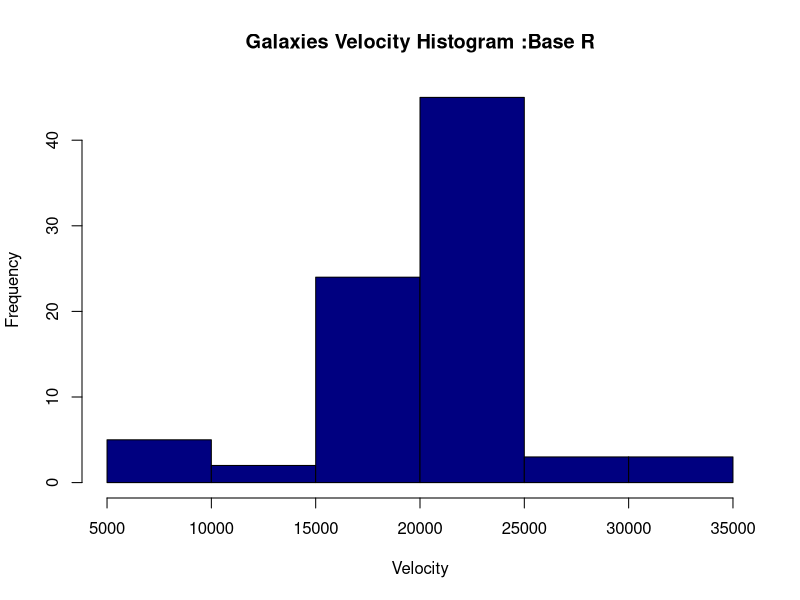
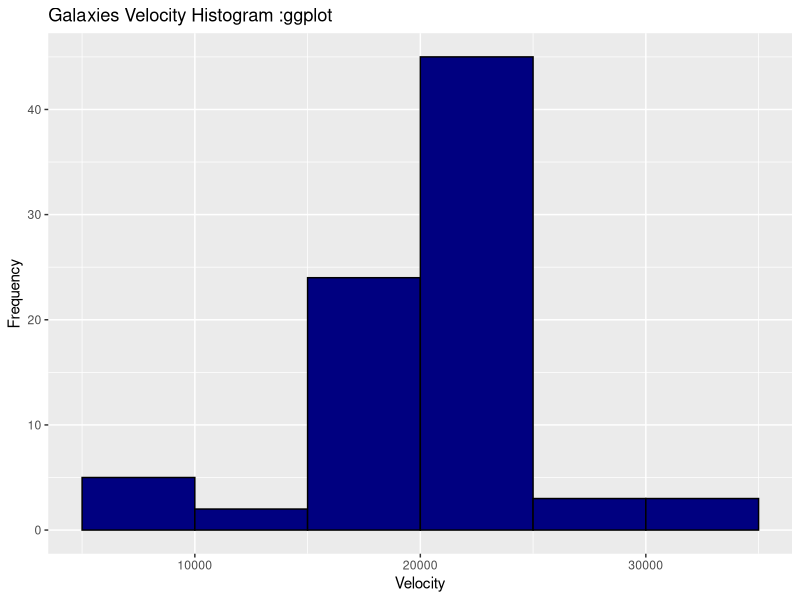
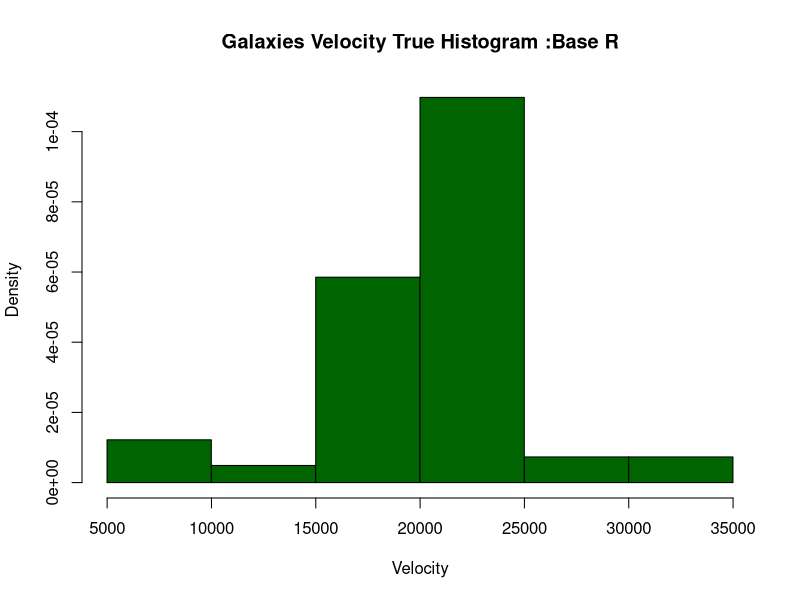
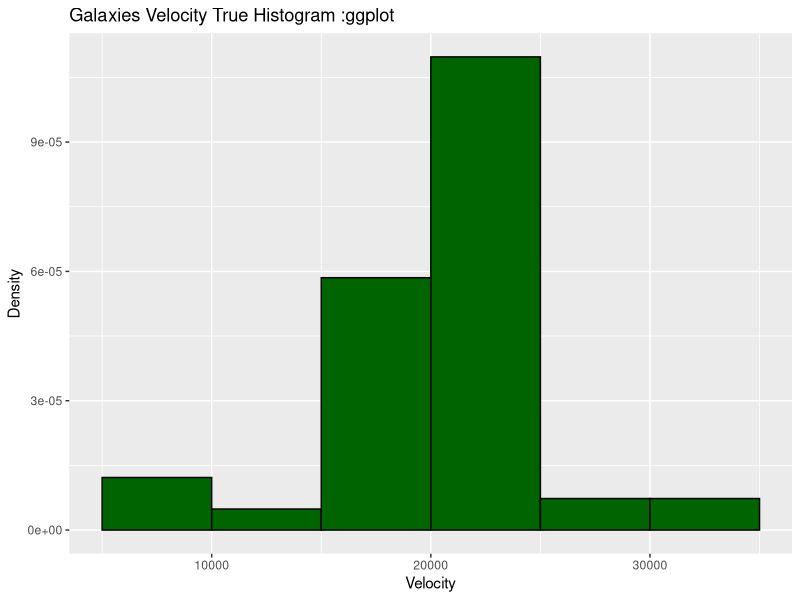
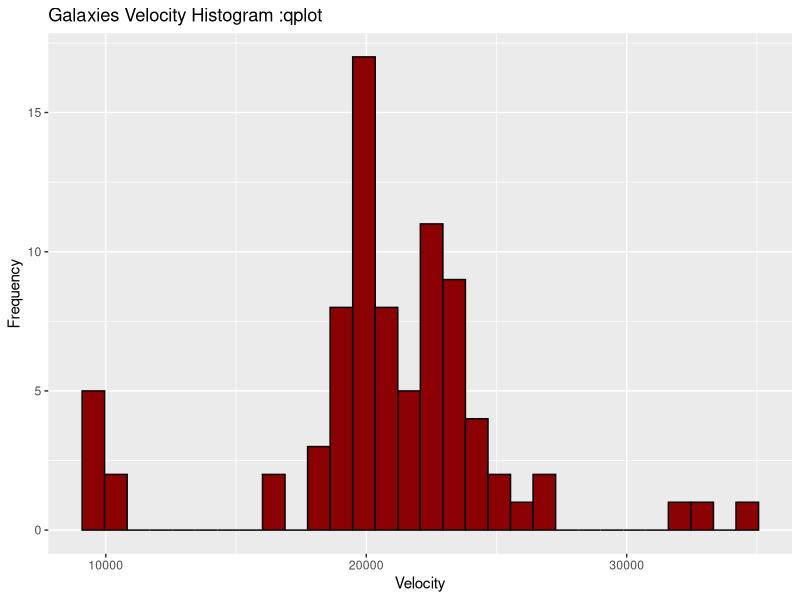
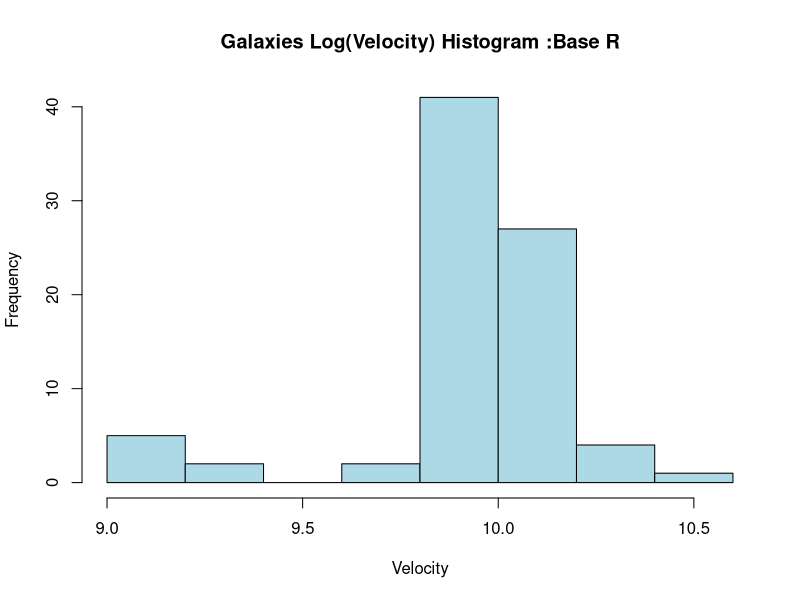
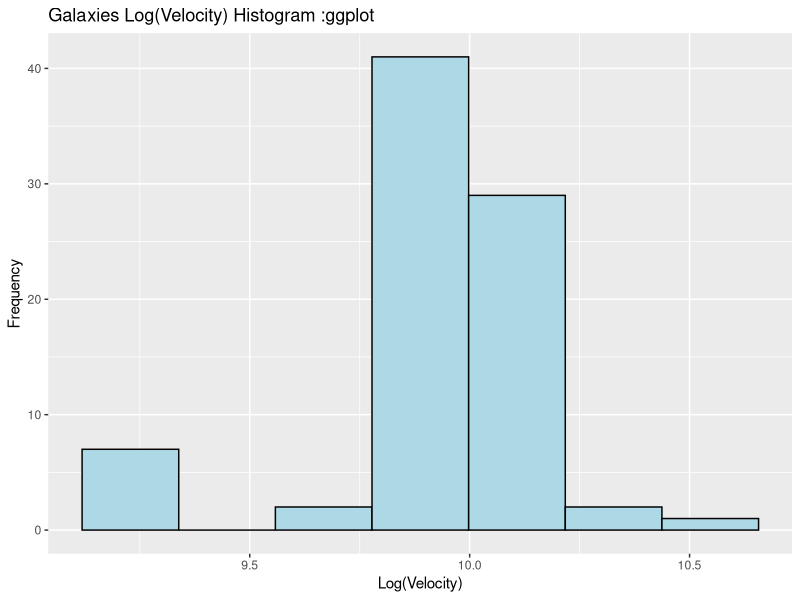
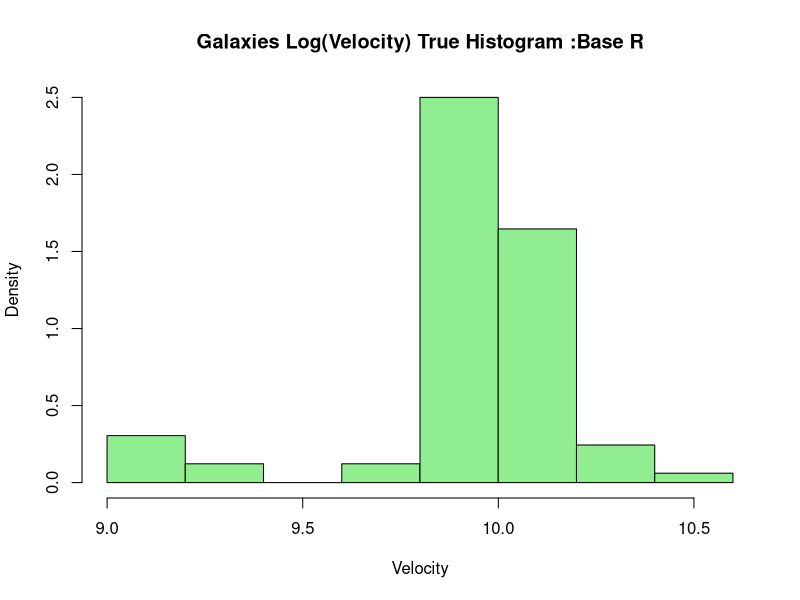

Source code (R) for these figures, in order:
## ---- chunk 1
knitr::opts_chunk$set(message=F,warning=F,echo=F,fig_height=10,fig_width=7,cache = F)
## ---- chunk 2
#loading necessary libraries
library(MASS)
data(galaxies, package = "MASS")
library(ggplot2)

galaxies[78]
galaxies[78] <- 26960

#quick peak at the data
#head(galaxies)
#help("galaxies")
#galaxies[78]
galaxies[78] <- 26960

#Creating a dataframe from the galaxies dataset
galaxy.velocity <- galaxies[1:length(galaxies)]

#Figure: 1a.1-Histogram
#Rstudio histogram of the galaxies dataset
hist(galaxy.velocity,
     xlab = 'Velocity',
     main = 'Galaxies Velocity Histogram :Base R',
     ylab = 'Frequency',
     col = "navyblue",freq = TRUE)
#ggplot histogram of the dataset
ggplot() + aes(galaxy.velocity,fill = I("navyblue"), color = I("black")) +
  geom_histogram(binwidth = 5000, breaks = c(seq(5000, 35000, 5000))) +
  labs(title = 'Galaxies Velocity Histogram :ggplot', x= 'Velocity', y = 'Frequency')

#Figure:1a.2-True Histrogram of the galaxies dataset
#Rstudio true histogram of the galaxies dataset
truehist(galaxy.velocity,
         xlab = 'Velocity',
         main = 'Galaxies Velocity True Histogram :Base R',
         ylab = 'Density',
         col = "darkgreen")
#ggplot true histogram of the galaxies dataset
ggplot(as.data.frame(galaxy.velocity), aes(x = galaxy.velocity, fill = I("darkgreen"), color = I("black"))) +
  geom_histogram(bins = 6, breaks=seq(5000, 35000, by=5000),aes(y = ..density..)) +
  labs(title="Galaxies Velocity True Histogram :ggplot",x = "Velocity", y = "Density")


#Figure:1a.3 - qplot
qplot(galaxy.velocity, xlab = 'Velocity', ylab = 'Frequency', 
      main = 'Galaxies Velocity Histogram :qplot', 
      fill = I("darkred"), color = I("black"))


## ---- chunk 3
#creating a new log variable 
galaxies.data <- as.data.frame(galaxies)
colnames(galaxies.data) <- "Velocity"
galaxies.data$loggalaxies <- log(galaxies.data$Velocity)


#Figure: 1b.1-Histograms
#Rstudio histogram of the log(galaxies) dataset
hist(galaxies.data$loggalaxies,
     xlab = 'Velocity',
     main = 'Galaxies Log(Velocity) Histogram :Base R',
     ylab = 'Frequency',
     col = "lightblue",freq = TRUE)
#ggplot histogram of the dataset
ggplot(galaxies.data, aes(x = loggalaxies, fill = I("lightblue"),color = I("black"))) +
       geom_histogram(bins = 7) +
       labs(x = "Log(Velocity)", y = "Frequency",
       title = "Galaxies Log(Velocity) Histogram :ggplot")

#Figure:1b.2-True Histrograms
#Rstudio true histogram of the log(galaxies) dataset
truehist(galaxies.data$loggalaxies,
         xlab = 'Velocity',
         main = 'Galaxies Log(Velocity) True Histogram :Base R',
         ylab = 'Density',
         col = "lightgreen")
#ggplot true histogram of the log(galaxies) dataset
 ggplot(galaxies.data, aes(x = loggalaxies, fill = I("lightblue"),color = I("black"))) +
        geom_histogram(bins = 7, aes(y = ..density..)) +
        labs(x = "Log(Velocity)", y = "Density",
        title = "Galaxies Log(Velocity) Histogram :ggplot") 

#Figure:1b.3 - qplot
qplot(galaxies.data$loggalaxies, xlab = 'Velocity', ylab = 'Frequency', 
      main = 'Galaxies Log(Velocity) Histogram :qplot', 
      fill = I("red"), color = I("black"))

## ---- chunk 4
# Gaussian and Rectangular methods in base R: 
under.gaussian.R <- density(galaxies.data$loggalaxies, bw = bw.nrd0(galaxies.data$loggalaxies)/2,
          kernel = "gaussian")
under.rectangular.R <- density(galaxies.data$loggalaxies, bw = bw.nrd0(galaxies.data$loggalaxies)/2,
          kernel = "rectangular")
appro.gaussian.R <- density(galaxies.data$loggalaxies, bw = bw.nrd0(galaxies.data$loggalaxies), 
          kernel = "gaussian")
appro.rectangular.R <- density(galaxies.data$loggalaxies, bw = bw.nrd0(galaxies.data$loggalaxies),
          kernel = "rectangular")
over.gaussian.R <- density(galaxies.data$loggalaxies, bw = bw.nrd0(galaxies.data$loggalaxies)*4,
          kernel = "gaussian")
over.rectangular.R <-density(galaxies.data$loggalaxies, bw = bw.nrd0(galaxies.data$loggalaxies)*4,
          kernel = "rectangular")

#Rstudio: Plotting 6 different kernel density estimates in base R
par(mfrow = c(1,2))
plot(under.gaussian.R, xlab = 'Log(Velocity)',
        ylab = 'Density', 
        main = 'Gaussian Undersmooth',
        col = "blue",
        type = "l")
plot(under.rectangular.R, xlab = 'Log(Velocity)',
        ylab = 'Density', 
        main = 'Rectangular Undersmooth',
        col = "blue",
        type = "l")
par(mfrow = c(1,2))
plot(appro.rectangular.R, xlab = 'Log(Velocity)',
        ylab = 'Density', 
        main = 'Gaussian Appropriate',
        col = "darkgreen",
        type = "l")
plot(appro.rectangular.R, xlab = 'Log(Velocity)',
        ylab = 'Density', 
        main = 'Rectangular Appropriate',
        col = "darkgreen",
        type = "l")
par(mfrow = c(1,2))
plot(over.gaussian.R, xlab = 'Log(Velocity)',
        ylab = 'Density', 
        main = 'Gaussian Oversmooth ',
        col = "red",
        type = "l")
plot(over.rectangular.R, xlab = "Log(Velocity)",
        ylab = 'Density', 
        main = 'Rectangular Oversmooth',
        col = "red",
        type = "l")

## ---- chunk 5
# ggplot: Plotting 6 different kernel density estimates in ggplot
#undersmooth gaussian and rectangular kernel plots
library(ggplot2)
library(gridExtra)
under.gaussian.gg <- ggplot() + stat_density(data = galaxies.data, kernel = "gaussian", 
               bw = (bw.nrd0(galaxies.data$loggalaxies)/2), 
               aes(x = loggalaxies, fill = I("blue"),
               color = I("black"))) +
               labs(x = 'Log(Velocity)', y = 'Density', 
               title = 'Gaussian Undersmooth')
under.rectangular.gg <- ggplot() + stat_density(data = galaxies.data, kernel = "rectangular", 
               bw = (bw.nrd0(galaxies.data$loggalaxies)/2),
               aes(x = loggalaxies, fill = I("blue"),
               color = I("black"))) +
               labs(x = 'Log(Velocity)', y = 'Density', 
               title = 'Rectangular Undersmooth')

# appropriate gaussian and rectangular kernel plots 
appro.gaussian.gg <-  ggplot() + stat_density(data = galaxies.data, kernel = "gaussian", 
               bw = bw.nrd0(galaxies.data$loggalaxies), 
               aes(x = loggalaxies,  fill = I("darkgreen"),
               color = I("black"))) +
               labs(x = 'Log(Velocity)', y = 'Density', 
               title = "Gaussian Appropriate")
appro.rectangular.gg <- ggplot() + stat_density(data = galaxies.data, kernel = "rectangular", 
               bw = bw.nrd0(galaxies.data$loggalaxies),
               aes(x = loggalaxies, fill = I("darkgreen"),
               color = I("black"))) +
               labs(x = 'VLog(Velocity)', y = 'Density', 
               title = 'Rectangle Appropriate')

# 2 oversmooth gaussian and rectangular kernel plots
over.gaussian.gg <- ggplot() + stat_density(data = galaxies.data, kernel = "gaussian", 
               bw = bw.nrd0(galaxies.data$loggalaxies)*4, 
               aes(x = loggalaxies, fill = I("red"),
               color = I("black"))) +
               labs(x = 'VLog(Velocity)', y = 'Density', 
               title = 'Gaussian Oversmooth')
over.rectangular.gg <- ggplot() + stat_density(data = galaxies.data, kernel = "rectangular", 
               bw = bw.nrd0(galaxies.data$loggalaxies)*4, 
               aes(x = loggalaxies, fill = I("red"),
               color = I("black"))) +
               labs(x = 'VLog(Velocity)', y = 'Density', 
               title = 'Rectangle Oversmooth')
# print plots
grid.arrange(under.gaussian.gg, under.rectangular.gg)
grid.arrange(appro.gaussian.gg, appro.rectangular.gg)
grid.arrange(over.gaussian.gg, over.rectangular.gg)
## ---- chunk 6
# use Mclust to get number of clusters and parameters / BIC
#install.packages("mclust")

library("mclust")
#building the model
galaxy_model1 <- Mclust(galaxies.data$Velocity)
summary(galaxy_model1, parameters=TRUE)

#density plot of the model
plot(galaxy_model1,what="density")

#BIC summary of the model
mclustBIC(galaxies.data$Velocity)

## ---- chunk 7
# importing the dataset
library(HSAUR3)
library(MASS)
library(HSAUR3)
library(KernSmooth)
library(reshape2)
library(dplyr)

data(birthdeathrates)
head(birthdeathrates)

length(birthdeathrates)
nrow(birthdeathrates)
BDRd <- bkde2D(birthdeathrates, bandwidth = sapply(birthdeathrates, dpik))
# Rstudio
contour(x=BDRd$x1, y=BDRd$x2, z=BDRd$fhat,
        main = "Countour Scatterplot of Birth Death Rates :Base R",
        xlab="Birth Rate", 
        ylab="Death Rate",
        xlim =c(0,60), ylim = c(0,35))
points(birthdeathrates, pch=16, col="darkred")

#ggplot
ggplot(data=birthdeathrates,aes(birth,death)) + 
  geom_density2d(aes(colour=..level..)) + 
  scale_colour_gradient(low="blue",high="red") + 
  theme_bw() +
  geom_point() +
  labs(title='Countour Scatterplot of Birth Death Rate :ggplot',
       x='Birth Rate',
       y='Death Rate') +
  scale_x_continuous(limits = c(0,60)) +
  scale_y_continuous(limits = c(0,35))
## ---- chunk 8
persp (x=BDRd$x1, y=BDRd$x2, z=BDRd$fhat,
       xlab="Birth Rates", 
       ylab="Death Rates",
       zlab="Estimated Density",
       theta=-35, axes=TRUE, box=TRUE, main = "Birth-Death Rates Perspective plot ")
## ---- chunk 9
# use Mclust to get number of clusters and parameters / BIC
#create an mclust model and print the summary
model2 <- Mclust(birthdeathrates)
summary(model2,parameters=T)

# plotting for BIC from model2
plot(model2,what="BIC")

#plotting the classification of the model
plot(model2,what="classification")

#plotting the uncertainty of the model
plot(model2,what="uncertainty")

#plotting the density of the model
plot(model2,what="density")

#BIC summary
mclustBIC(birthdeathrates)
## ---- chunk 10
data(schizophrenia)
#plot the schizophrenia data using stat_density within ggplot2, facet by gender
par(fig=c(0,1,0,1),new=T)
ggplot(data=schizophrenia)+
  stat_density(kernel='gaussian',adjust=1,aes(age,fill=gender)) +
  facet_grid(gender~.) +
       labs(title = 'Gaussian Kernal Density of Schizophrenia Diagnosis by Gender',
       x = 'Age ',
       y='Density')

#plot a histogram of the data faceting by gender
par(fig=c(0,1,0,1),new=T)
ggplot(data=schizophrenia)+
  geom_histogram(aes(age,fill=gender)) +
  facet_grid(gender~.) +
  labs(title = 'Histogram of Schizophrenia Diagnosis by Gender',
       x = 'Age at the Time of Diagnosis',
       y='Frequency')

#create a male and female data set
male <- schizophrenia %>%
  filter(gender=='male')
female <- schizophrenia %>%
  filter(gender=='female')
#create a male and female Mclust model
male_mod <- Mclust(male$age)

female_mod <- Mclust(female$age)
#print the male model
summary(male_mod,parameters=T)

#print the female model
summary(female_mod,parameters=T)

#create a under/over density plot of the male vs female model
par(mfrow=c(2,1))
plot(male_mod,what='density',
     main='',
     xlab='Diagnosis Age of Males',ylab='Density Estimate')
title(main='Modeled Density Estimate of Schizophrenia Diagnois by Gender')
plot(female_mod,what='density',
     main='',
     xlab='Diagnosis Age of Females',
     ylab='Density Estimate')

#create a under/over BIC plot of the male vs female model
par(mfrow=c(2,1))
plot(male_mod,what='BIC')
title(main='BIC Of Schizophrenia Diagnosis Model by Gender')
plot(female_mod,what='BIC')
